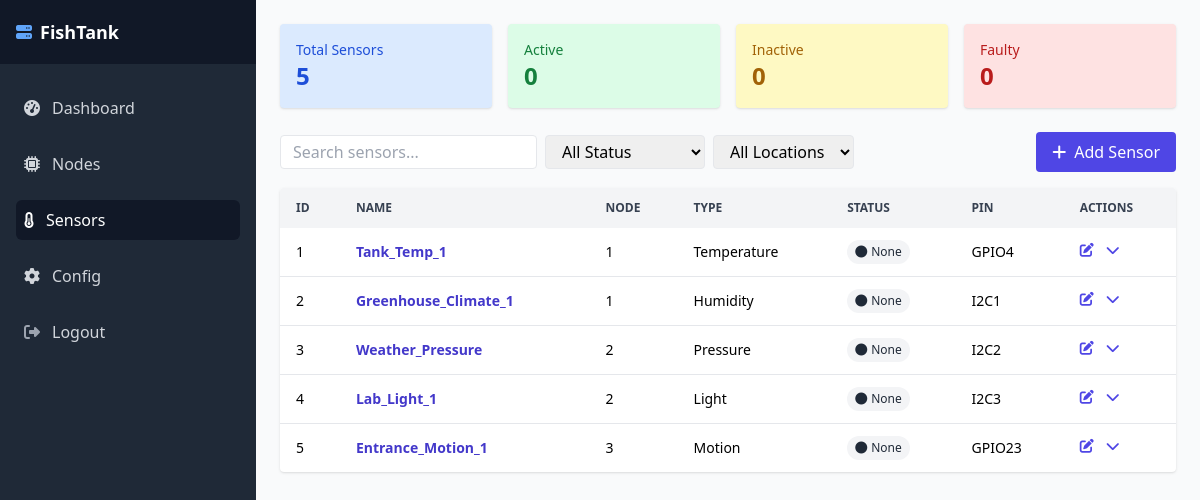
Screenshot of /ui/sensors (signed in) with the database file from the repository.
### models.py (models this page shows)
class Sensor(db.Model):
    __tablename__ = 'sensors'
    sensor_id = db.Column(db.Integer, primary_key=True, autoincrement=True)
    node_id = db.Column(db.Integer, db.ForeignKey('nodes.node_id'), nullable=False)
    location_id = db.Column(db.Integer, db.ForeignKey('locations.location_id'), nullable=False)
    sensor_type_id = db.Column(db.Integer, db.ForeignKey('sensor_type.sensor_type_id'), nullable=False)
    sensor_status_id = db.Column(db.Integer, db.ForeignKey('sensor_status.status_id'))
    sensor_device_id = db.Column(db.String)
    sensor_device_path = db.Column(db.String)
    sensor_brand = db.Column(db.String)
    sensor_model = db.Column(db.String)
    sensor_specification = db.Column(db.String)
    sensor_pin = db.Column(db.String)
    sensor_description = db.Column(db.String)
    name = db.Column(db.String)
    registered_on = db.Column(db.String)

### app.py (the view)
@app.route('/ui/sensors')
@login_required
def sensors_ui():
    DB_PATH = 'instance/sensor_data.db'
    conn = sqlite3.connect(DB_PATH)
    conn.row_factory = sqlite3.Row
    cur = conn.cursor()
    cur.execute("""
    SELECT
        s.sensor_id, s.node_id, s.sensor_device_id, s.sensor_device_path,
        s.sensor_brand, s.sensor_model, s.sensor_specification, s.sensor_pin,
        s.sensor_description, s.name, s.registered_on,
        ss.sensor_status_code AS status_code,
        ss.status_description AS status_description,
        t.sensor_type AS type_name,
        l.name AS location_name,
        n.node_name AS node_name
    FROM sensors s
    LEFT JOIN (
        SELECT sensor_id, MAX(timestamp) AS max_time
        FROM sensor_status_log
        GROUP BY sensor_id
    ) latest_status ON s.sensor_id = latest_status.sensor_id
    LEFT JOIN sensor_status_log st
        ON s.sensor_id = st.sensor_id AND latest_status.max_time = st.timestamp
    LEFT JOIN sensor_status ss ON st.sensor_status_id = ss.sensor_status_id
    LEFT JOIN sensor_type t ON s.sensor_type_id = t.sensor_type_id
    LEFT JOIN locations l ON s.location_id = l.location_id
    LEFT JOIN nodes n ON s.node_id = n.node_id
    """)
    sensors = cur.fetchall()
    cur.execute("SELECT name FROM locations ORDER BY name")
    location_options = [row['name'] for row in cur.fetchall()]
    cur.execute("SELECT sensor_status_code FROM sensor_status ORDER BY sensor_status_code")
    status_options = [row['sensor_status_code'] for row in cur.fetchall()]
    total = len(sensors)
    active = sum(1 for s in sensors if (s['status_code'] or '').lower() == 'active')
    inactive = sum(1 for s in sensors if (s['status_code'] or '').lower() == 'inactive')
    faulty = sum(1 for s in sensors if (s['status_code'] or '').lower() == 'faulty')
    stats = {
        "total": total,
        "active": active,
        "inactive": inactive,
        "faulty": faulty
    }
    conn.close()
    return render_template(
        'main.html',
        active_page='sensors',
        content_template='includes/sensors_content.html',
        sensors=sensors,
        stats=stats,
        location_options=location_options,
        status_options=status_options
    )

### app.py (called while the page is built)
@login_manager.user_loader
def load_user(user_id):
    return db.session.get(User, int(user_id))

### templates/main.html (shortened to what this page needs)
<!DOCTYPE html>
<html lang="en">
<head>
  <script src="https://cdn.tailwindcss.com"></script>
  <link rel="stylesheet" href="https://cdnjs.cloudflare.com/ajax/libs/font-awesome/6.4.0/css/all.min.css" />
</head>
<body class="bg-gray-50 h-screen flex overflow-hidden">
  {% include 'includes/sidebar.html' %}
  <div class="flex-1 flex flex-col overflow-hidden">
    <div class="flex-1 overflow-auto p-6">
      {% include content_template %}
    </div>
  </div>
</body>
</html>

### templates/includes/sensors_content.html (shortened to what this page needs)
<div class="grid grid-cols-1 md:grid-cols-4 gap-4 mb-6">
  {% for label, count, color in [
    ('Total Sensors', stats.total, 'bg-blue-100 text-blue-700'),
    ('Active', stats.active, 'bg-green-100 text-green-700'),
    ('Inactive', stats.inactive, 'bg-yellow-100 text-yellow-700'),
    ('Faulty', stats.faulty, 'bg-red-100 text-red-700')
  ] %}
  <div class="p-4 rounded shadow {{ color }}">
    <div class="text-sm font-medium">{{ label }}</div>
    <div class="text-2xl font-bold">{{ count }}</div>
  </div>
  {% endfor %}
</div>
<div class="flex justify-between items-center mb-4">
  <div class="flex items-center gap-2">
    <input type="text" id="sensorSearch" placeholder="Search sensors..." class="border rounded px-3 py-1" />
    <select id="statusFilter" class="border rounded px-3 py-1">
      <option value="">All Status</option>
    </select>
    <select id="locationFilter" class="border rounded px-3 py-1">
      <option value="">All Locations</option>
    </select>
  </div>
  <button id="addSensorBtn" class="btn bg-indigo-600 text-white flex items-center space-x-2 px-4 py-2 rounded">
    <i class="fas fa-plus"></i> <span>Add Sensor</span>
  </button>
</div>
<div class="bg-white rounded shadow overflow-hidden">
  <table class="min-w-full text-sm text-left">
    <thead class="bg-gray-100 text-xs font-semibold text-gray-700 uppercase">
      <tr>
        <th class="px-4 py-3">ID</th>
        <th class="px-4 py-3">Name</th>
        <th class="px-4 py-3">Node</th>
        <th class="px-4 py-3">Type</th>
        <th class="px-4 py-3">Status</th>
        <th class="px-4 py-3">Pin</th>
        <th class="px-4 py-3">Actions</th>
      </tr>
    </thead>
    <tbody id="sensorTableBody" class="divide-y divide-gray-200">
      {% for sensor in sensors %}
      <tr class="hover:bg-gray-50 transition sensor-row"
          data-name="{{ sensor.name|lower }}"
          data-status="{{ sensor.status_code|lower }}"
          data-location="{{ sensor.location_name|lower }}">
        <td class="px-4 py-3">{{ sensor.sensor_id }}</td>
        <td class="px-4 py-3 font-bold text-indigo-700">{{ sensor.name }}</td>
        <td class="px-4 py-3">{{ sensor.node_id }}</td>
        <td class="px-4 py-3">{{ sensor.type_name }}</td>
        <td class="px-4 py-3">
          <span class="inline-flex items-center px-2 py-1 rounded-full text-xs font-medium
            {% if sensor.status_code == 'Active' %}
              bg-green-100 text-green-800
            {% elif sensor.status_code == 'Inactive' %}
              bg-yellow-100 text-yellow-800
            {% elif sensor.status_code == 'Faulty' %}
              bg-red-100 text-red-800
            {% else %}
              bg-gray-100 text-gray-800
            {% endif %}">
            <i class="fas fa-circle mr-1 text-xs"></i> {{ sensor.status_code }}
          </span>
        </td>
        <td class="px-4 py-3">{{ sensor.sensor_pin }}</td>
        <td class="px-4 py-3 text-indigo-600 flex gap-3">
          <a href="#"><i class="fas fa-edit"></i></a>
          <button onclick="toggleSensorDetails('{{ loop.index }}')">
            <i class="fas fa-chevron-down"></i>
          </button>
        </td>
      </tr>
      {% endfor %}
    </tbody>
  </table>
</div>

### rows the page displays
Sensor: sensor_id "1", name "Tank_Temp_1", node_id "1", type_name "Temperature", status_code "None", sensor_pin "GPIO4"
Sensor: sensor_id "2", name "Greenhouse_Climate_1", node_id "1", type_name "Humidity", status_code "None", sensor_pin "I2C1"
Sensor: sensor_id "3", name "Weather_Pressure", node_id "2", type_name "Pressure", status_code "None", sensor_pin "I2C2"
Sensor: sensor_id "4", name "Lab_Light_1", node_id "2", type_name "Light", status_code "None", sensor_pin "I2C3"
Sensor: sensor_id "5", name "Entrance_Motion_1", node_id "3", type_name "Motion", status_code "None", sensor_pin "GPIO23"

### other values shown
{{ label }} "Total Sensors" "Active" "Inactive" "Faulty"
{{ count }} "5" "0" "0" "0"
